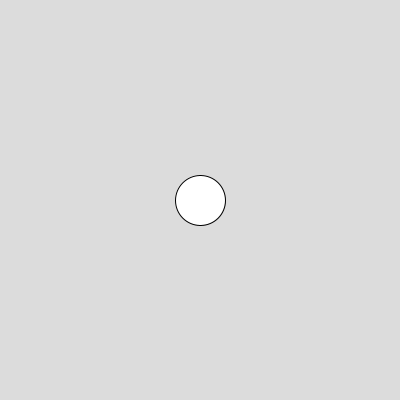
Frame 1 (no input)
Frame 60 (the mouse pressed at the canvas centre just before this capture): identical to frame 1, image omitted
Frame 120 (the mouse held since frame 60 and released just before this capture): identical to frame 1, image omitted

The Processing sketch that drew this single still picture (run headless with seeded random() and noise(); from frame 60 on, the mouse is pressed at the canvas centre):

// Processing sketch: week01_5_google_gemini_mouse_wheel_void_mouseWheel_MouseEvent_g
// ── week01_5_google_gemini_mouse_wheel_void_mouseWheel_MouseEvent_g.pde
//week01_5_google_gemini_mouse_wheel_void_mouseWheel_MouseEvent_getCount
//把AI的程式碼copy
float circleSize = 50;

void setup() {
  size(400, 400);
}

void draw() {
  background(220);
  // 畫出圓形
  ellipse(width / 2, height / 2, circleSize, circleSize);
}

// 監聽滑鼠滾輪事件
void mouseWheel(MouseEvent event) {
  float e = event.getCount();
  
  // 依據滾輪數值改變圓的大小
  circleSize -= e * 5; 
  
  // 限制圓形大小的極限
  circleSize = constrain(circleSize, 10, 350);
}
